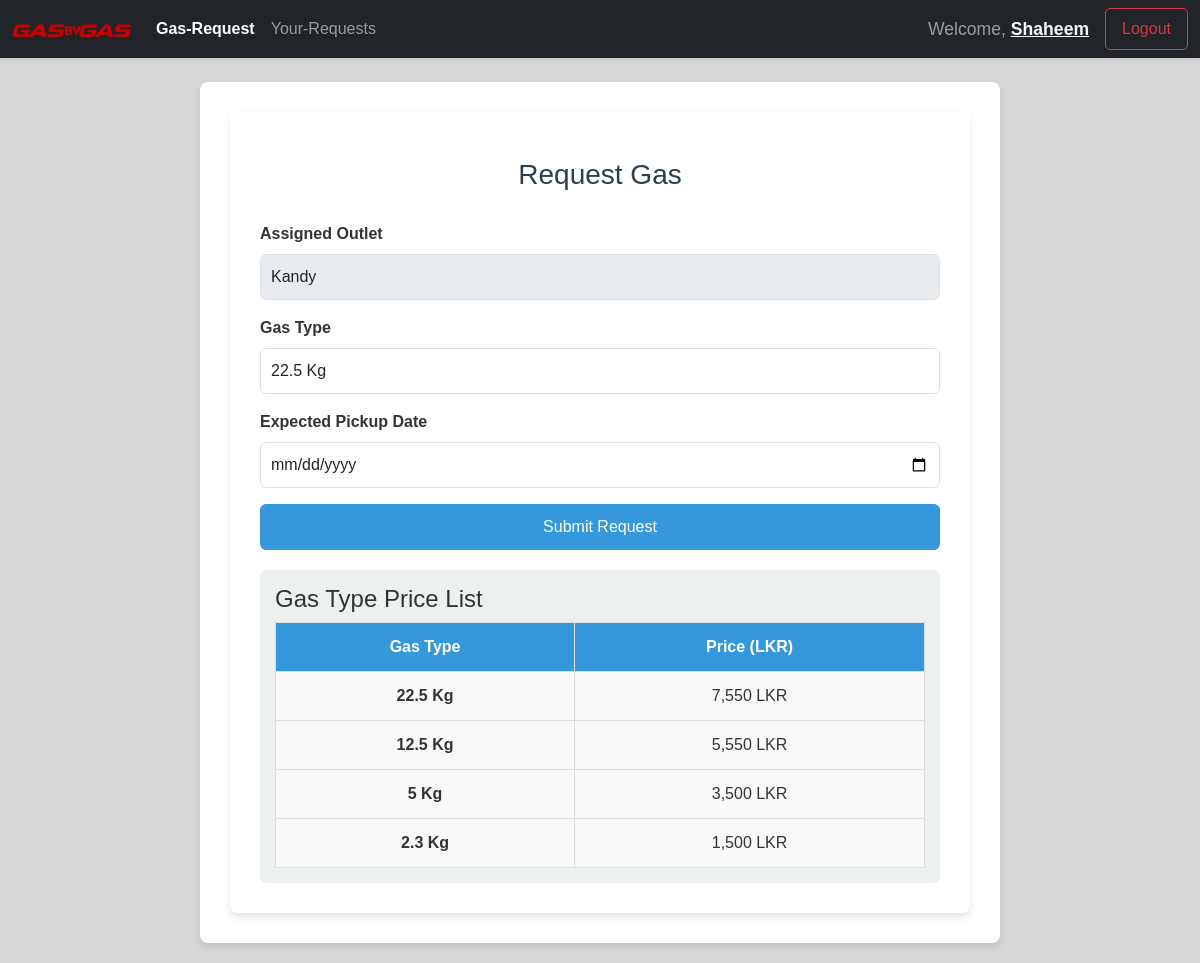
Screenshot of /user/user-dashboard.php (signed in) with the database file from the repository.
### tables this page shows
CREATE TABLE `users` (
  `UserID` int(11) NOT NULL,
  `FullName` varchar(100) NOT NULL,
  `outletID` int(10) NOT NULL DEFAULT 0,
  `Email` varchar(100) NOT NULL DEFAULT 'No Email',
  `PhoneNumber` varchar(15) NOT NULL,
  `NIC` varchar(12) NOT NULL,
  `RegOutlet` varchar(30) NOT NULL,
  `PasswordHash` varchar(255) NOT NULL,
  `Role` enum('consumer','outlet_manager','dispatch_office','physical_consumer') DEFAULT 'consumer',
  `CreatedAt` timestamp NOT NULL DEFAULT current_timestamp()
);

CREATE TABLE `outlets` (
  `OutletID` int(11) NOT NULL,
  `OutletName` varchar(100) NOT NULL,
  `Location` varchar(255) NOT NULL,
  `Email` varchar(255) NOT NULL,
  `ContactNumber` varchar(15) DEFAULT NULL,
  `22.5` int(255) NOT NULL,
  `12.5` int(255) NOT NULL,
  `5` int(255) NOT NULL,
  `2.3` int(255) NOT NULL,
  `LastRestocked` timestamp NOT NULL DEFAULT current_timestamp()
);

CREATE TABLE `outletstockprice` (
  `id` int(11) NOT NULL,
  `Type` varchar(10) NOT NULL,
  `Price` int(100) NOT NULL,
  `last_updated` timestamp NOT NULL DEFAULT current_timestamp()
);

### user/request-gas.php (the view, shortened to what this page needs)
<?php
$userID = $_SESSION['userID'];
$stmt = $conn->prepare("
    SELECT o.OutletID, o.OutletName
    FROM users u
    INNER JOIN outlets o ON u.outletID = o.OutletID
    WHERE u.UserID = ?
");
$stmt->bind_param("i", $userID);
$stmt->execute();
$stmt->bind_result($outletID, $outletName);
$sql = "SELECT Type, Price FROM outletstockprice";
$result = $conn->query($sql);
?>
<div class="container">
    <h1>Request Gas</h1>
    <form id="gasRequestForm" method="POST">
        <div class="mb-3">
            <label for="outlet" class="form-label">Assigned Outlet</label>
            <input type="text" class="form-control" id="outlet" name="outlet" value="<?= htmlspecialchars($outletName) ?>" disabled>
        </div>
        <div class="mb-3">
            <label for="gasType" class="form-label">Gas Type</label>
            <select class="form-control" id="gasType" name="gasType" required>
                <option value="22.5">22.5 Kg</option>
            </select>
        </div>
        <div class="mb-3">
            <label for="pickupDate" class="form-label">Expected Pickup Date</label>
            <input type="date" class="form-control" id="pickupDate" name="pickupDate" required>
        </div>
        <button type="submit" class="btn btn-primary">Submit Request</button>
<div class="price-list">
    <h4>Gas Type Price List</h4>
    <table>
        <thead>
            <tr>
                <th class="gas-type">Gas Type</th>
                <th>Price (LKR)</th>
            </tr>
        </thead>
        <tbody>
            <?php
            if ($result->num_rows > 0) {
                while($row = $result->fetch_assoc()) {
                    echo "<tr>";
                    echo "<td class='gas-type'>" . htmlspecialchars($row["Type"]) . " Kg</td>";
                    echo "<td>" . number_format($row["Price"]) . " LKR</td>";
                    echo "</tr>";
                }
            } else {
                echo "<tr><td colspan='2'>No data found</td></tr>";
            }
            ?>
        </tbody>
    </table>
</div>
    </form>
</div>

### user/user-dashboard.php (shortened to what this page needs)
<?php
require '../db.php';
$userID = $_SESSION['userID'];
$stmt = $conn->prepare("SELECT FullName FROM users WHERE UserID = ?");
$stmt->bind_param("i", $userID);
$stmt->execute();
$stmt->bind_result($fullName);
?>
<!DOCTYPE html>
<html lang="en">
<head>
    <link href="https://cdn.jsdelivr.net/npm/bootstrap@5.3.0-alpha1/dist/css/bootstrap.min.css" rel="stylesheet">
</head>
<body style="background: hsla(240, 2%, 12%, 0.178);">
<nav class="navbar navbar-expand-lg navbar-dark bg-dark sticky-top shadow-sm">
    <div class="container-fluid">
        <a class="navbar-brand" href="template.php">
            <img src="../assets/logo.png" alt="Brand Logo" class="navbar-logo">
        </a>
        <div class="collapse navbar-collapse" id="navbarNav">
            <?php $page = $_GET['page'] ?? 'request-gas'; ?>
            <ul class="navbar-nav me-auto mb-2 mb-lg-0">
                <li class="nav-item">
                    <a class="nav-link <?= $page === 'request-gas' ? 'active' : '' ?>" href="user-dashboard.php?page=request-gas">Gas-Request</a>
                </li>
                <li class="nav-item">
                    <a class="nav-link <?= $page === 'request-tracking' ? 'active' : '' ?>" href="user-dashboard.php?page=request-tracking">Your-Requests</a>
                </li>
            </ul>
            <span class="navbar-text me-3">
                Welcome, <a href="profile.php"><span class="fw-bolder text-light"><?= htmlspecialchars($fullName); ?></span></a>
            </span>
            <a href="../logout.php" class="btn btn-outline-danger">Logout</a>
        </div>
    </div>
</nav>
<div class="container mt-4 ">
    <?php
    $page = isset($_GET['page']) ? $_GET['page'] : 'request-gas';
    $allowed_pages = ['request-tracking', 'request-gas', 'process-gas-request' , 'cancel-request'];
    if (in_array($page, $allowed_pages)) {
        include "$page.php";
    } else {
        include 'request-gas.php';
    }
    ?>
</div>
</body>
</html>

### user/user-dashboard.php (style rules this page uses)
body { font-family: 'Poppins', sans-serif; background-color: #f4f7fa; color: #333; padding-bottom: 20px; }
.container { max-width: 800px; background-color: #fff; border-radius: 8px; padding: 30px; box-shadow: 0 4px 8px rgba(0, 0, 0, 0.1); }
h1 { text-align: center; font-size: 28px; margin-bottom: 30px; color: #2c3e50; }
.form-label { font-weight: 600; margin-bottom: 8px; }
.form-select, .form-control { padding: 10px; font-size: 16px; }
.btn-primary { background-color: #3498db; border-color: #3498db; padding: 10px 20px; font-size: 16px; border-radius: 6px; width: 100%; }
.price-list { margin-top: 20px; background-color: #ecf0f1; padding: 15px; border-radius: 6px; }
.price-list table { width: 100%; margin-bottom: 0; }
.price-list th, .price-list td { text-align: center; padding: 12px; border: 1px solid #ddd; }
.price-list th { background-color: #3498db; color: white; }
.price-list td { background-color: #f9f9f9; }
.price-list .gas-type { font-weight: 600; }
.navbar-logo { width: 120px; height: auto; }
.navbar-nav .nav-link { transition: all 0.3s ease; }
.navbar-nav .nav-link.active { color:rgb(255, 255, 255); font-weight: 600; border-radius: 5px; }
.navbar-text { font-size: 1.1rem; }
.btn-outline-danger { border-radius: 5px; padding: 8px 16px; }
.navbar-collapse { justify-content: flex-end; }

### rows the page displays
users: FullName "Shaheem"
outlets: outlet "Kandy"
outletstockprice: Type "22.5", Price "7,550"
outletstockprice: Type "12.5", Price "5,550"
outletstockprice: Type "5", Price "3,500"
outletstockprice: Type "2.3", Price "1,500"
